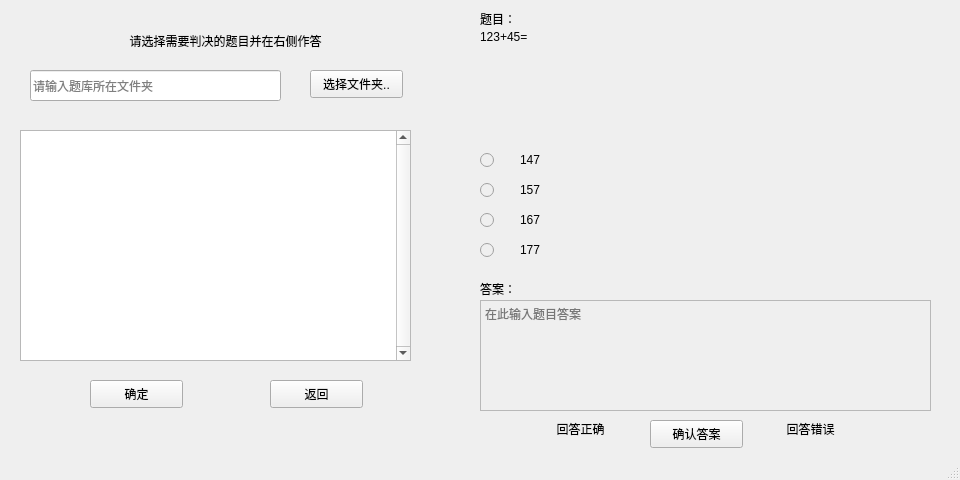
<?xml version="1.0" encoding="UTF-8"?>
<ui version="4.0">
 <class>pantiClass</class>
 <widget class="QMainWindow" name="pantiClass">
  <property name="geometry">
   <rect>
    <x>0</x>
    <y>0</y>
    <width>960</width>
    <height>480</height>
   </rect>
  </property>
  <property name="sizePolicy">
   <sizepolicy hsizetype="Fixed" vsizetype="Fixed">
    <horstretch>0</horstretch>
    <verstretch>0</verstretch>
   </sizepolicy>
  </property>
  <property name="minimumSize">
   <size>
    <width>960</width>
    <height>480</height>
   </size>
  </property>
  <property name="maximumSize">
   <size>
    <width>960</width>
    <height>480</height>
   </size>
  </property>
  <property name="windowTitle">
   <string>判题系统</string>
  </property>
  <widget class="QWidget" name="centralWidget">
   <widget class="QLabel" name="label">
    <property name="geometry">
     <rect>
      <x>80</x>
      <y>20</y>
      <width>291</width>
      <height>41</height>
     </rect>
    </property>
    <property name="text">
     <string>请选择需要判决的题目并在右侧作答</string>
    </property>
    <property name="alignment">
     <set>Qt::AlignCenter</set>
    </property>
   </widget>
   <widget class="QPushButton" name="pushButton">
    <property name="geometry">
     <rect>
      <x>90</x>
      <y>380</y>
      <width>93</width>
      <height>28</height>
     </rect>
    </property>
    <property name="text">
     <string>确定</string>
    </property>
   </widget>
   <widget class="QPushButton" name="pushButton_2">
    <property name="geometry">
     <rect>
      <x>270</x>
      <y>380</y>
      <width>93</width>
      <height>28</height>
     </rect>
    </property>
    <property name="text">
     <string>返回</string>
    </property>
   </widget>
   <widget class="QRadioButton" name="radioButton">
    <property name="enabled">
     <bool>false</bool>
    </property>
    <property name="geometry">
     <rect>
      <x>480</x>
      <y>150</y>
      <width>41</width>
      <height>20</height>
     </rect>
    </property>
    <property name="text">
     <string/>
    </property>
   </widget>
   <widget class="QRadioButton" name="radioButton_2">
    <property name="enabled">
     <bool>false</bool>
    </property>
    <property name="geometry">
     <rect>
      <x>480</x>
      <y>180</y>
      <width>41</width>
      <height>20</height>
     </rect>
    </property>
    <property name="text">
     <string/>
    </property>
   </widget>
   <widget class="QRadioButton" name="radioButton_3">
    <property name="enabled">
     <bool>false</bool>
    </property>
    <property name="geometry">
     <rect>
      <x>480</x>
      <y>210</y>
      <width>41</width>
      <height>20</height>
     </rect>
    </property>
    <property name="text">
     <string/>
    </property>
   </widget>
   <widget class="QRadioButton" name="radioButton_4">
    <property name="enabled">
     <bool>false</bool>
    </property>
    <property name="geometry">
     <rect>
      <x>480</x>
      <y>240</y>
      <width>41</width>
      <height>20</height>
     </rect>
    </property>
    <property name="text">
     <string/>
    </property>
   </widget>
   <widget class="QLabel" name="label_2">
    <property name="geometry">
     <rect>
      <x>480</x>
      <y>10</y>
      <width>41</width>
      <height>21</height>
     </rect>
    </property>
    <property name="text">
     <string>题目：</string>
    </property>
    <property name="alignment">
     <set>Qt::AlignLeading|Qt::AlignLeft|Qt::AlignTop</set>
    </property>
   </widget>
   <widget class="QLabel" name="label_3">
    <property name="geometry">
     <rect>
      <x>480</x>
      <y>280</y>
      <width>41</width>
      <height>16</height>
     </rect>
    </property>
    <property name="text">
     <string>答案：</string>
    </property>
    <property name="alignment">
     <set>Qt::AlignLeading|Qt::AlignLeft|Qt::AlignTop</set>
    </property>
   </widget>
   <widget class="QLabel" name="label_A">
    <property name="geometry">
     <rect>
      <x>520</x>
      <y>150</y>
      <width>401</width>
      <height>20</height>
     </rect>
    </property>
    <property name="text">
     <string>147</string>
    </property>
    <property name="alignment">
     <set>Qt::AlignLeading|Qt::AlignLeft|Qt::AlignVCenter</set>
    </property>
   </widget>
   <widget class="QLabel" name="label_B">
    <property name="geometry">
     <rect>
      <x>520</x>
      <y>180</y>
      <width>401</width>
      <height>20</height>
     </rect>
    </property>
    <property name="text">
     <string>157</string>
    </property>
    <property name="alignment">
     <set>Qt::AlignLeading|Qt::AlignLeft|Qt::AlignVCenter</set>
    </property>
   </widget>
   <widget class="QLabel" name="label_C">
    <property name="geometry">
     <rect>
      <x>520</x>
      <y>210</y>
      <width>401</width>
      <height>20</height>
     </rect>
    </property>
    <property name="text">
     <string>167</string>
    </property>
    <property name="alignment">
     <set>Qt::AlignLeading|Qt::AlignLeft|Qt::AlignVCenter</set>
    </property>
   </widget>
   <widget class="QLabel" name="label_D">
    <property name="geometry">
     <rect>
      <x>520</x>
      <y>240</y>
      <width>401</width>
      <height>20</height>
     </rect>
    </property>
    <property name="text">
     <string>177</string>
    </property>
    <property name="alignment">
     <set>Qt::AlignLeading|Qt::AlignLeft|Qt::AlignVCenter</set>
    </property>
   </widget>
   <widget class="QLabel" name="label_timu">
    <property name="geometry">
     <rect>
      <x>480</x>
      <y>30</y>
      <width>441</width>
      <height>111</height>
     </rect>
    </property>
    <property name="text">
     <string>123+45=</string>
    </property>
    <property name="alignment">
     <set>Qt::AlignLeading|Qt::AlignLeft|Qt::AlignTop</set>
    </property>
   </widget>
   <widget class="QTextEdit" name="textEdit_2">
    <property name="enabled">
     <bool>false</bool>
    </property>
    <property name="geometry">
     <rect>
      <x>480</x>
      <y>300</y>
      <width>451</width>
      <height>111</height>
     </rect>
    </property>
    <property name="placeholderText">
     <string>在此输入题目答案</string>
    </property>
   </widget>
   <widget class="QLabel" name="label_4">
    <property name="geometry">
     <rect>
      <x>510</x>
      <y>420</y>
      <width>141</width>
      <height>21</height>
     </rect>
    </property>
    <property name="text">
     <string>回答正确</string>
    </property>
    <property name="alignment">
     <set>Qt::AlignHCenter|Qt::AlignTop</set>
    </property>
   </widget>
   <widget class="QLabel" name="label_5">
    <property name="geometry">
     <rect>
      <x>740</x>
      <y>420</y>
      <width>141</width>
      <height>21</height>
     </rect>
    </property>
    <property name="text">
     <string>回答错误</string>
    </property>
    <property name="alignment">
     <set>Qt::AlignHCenter|Qt::AlignTop</set>
    </property>
   </widget>
   <widget class="QPushButton" name="pushButton_3">
    <property name="geometry">
     <rect>
      <x>310</x>
      <y>70</y>
      <width>93</width>
      <height>28</height>
     </rect>
    </property>
    <property name="text">
     <string>选择文件夹..</string>
    </property>
   </widget>
   <widget class="QLineEdit" name="lineEdit">
    <property name="geometry">
     <rect>
      <x>30</x>
      <y>70</y>
      <width>251</width>
      <height>31</height>
     </rect>
    </property>
    <property name="readOnly">
     <bool>true</bool>
    </property>
    <property name="placeholderText">
     <string>请输入题库所在文件夹</string>
    </property>
   </widget>
   <widget class="QListWidget" name="listWidget">
    <property name="geometry">
     <rect>
      <x>20</x>
      <y>130</y>
      <width>391</width>
      <height>231</height>
     </rect>
    </property>
    <property name="verticalScrollBarPolicy">
     <enum>Qt::ScrollBarAlwaysOn</enum>
    </property>
   </widget>
   <widget class="QPushButton" name="pushButton_4">
    <property name="geometry">
     <rect>
      <x>650</x>
      <y>420</y>
      <width>93</width>
      <height>28</height>
     </rect>
    </property>
    <property name="text">
     <string>确认答案</string>
    </property>
   </widget>
   <widget class="QLabel" name="label_6">
    <property name="geometry">
     <rect>
      <x>20</x>
      <y>410</y>
      <width>101</width>
      <height>41</height>
     </rect>
    </property>
    <property name="text">
     <string/>
    </property>
   </widget>
  </widget>
  <widget class="QStatusBar" name="statusbar"/>
 </widget>
 <layoutdefault spacing="6" margin="11"/>
 <resources>
  <include location="mainwindow.qrc"/>
 </resources>
 <connections/>
</ui>
